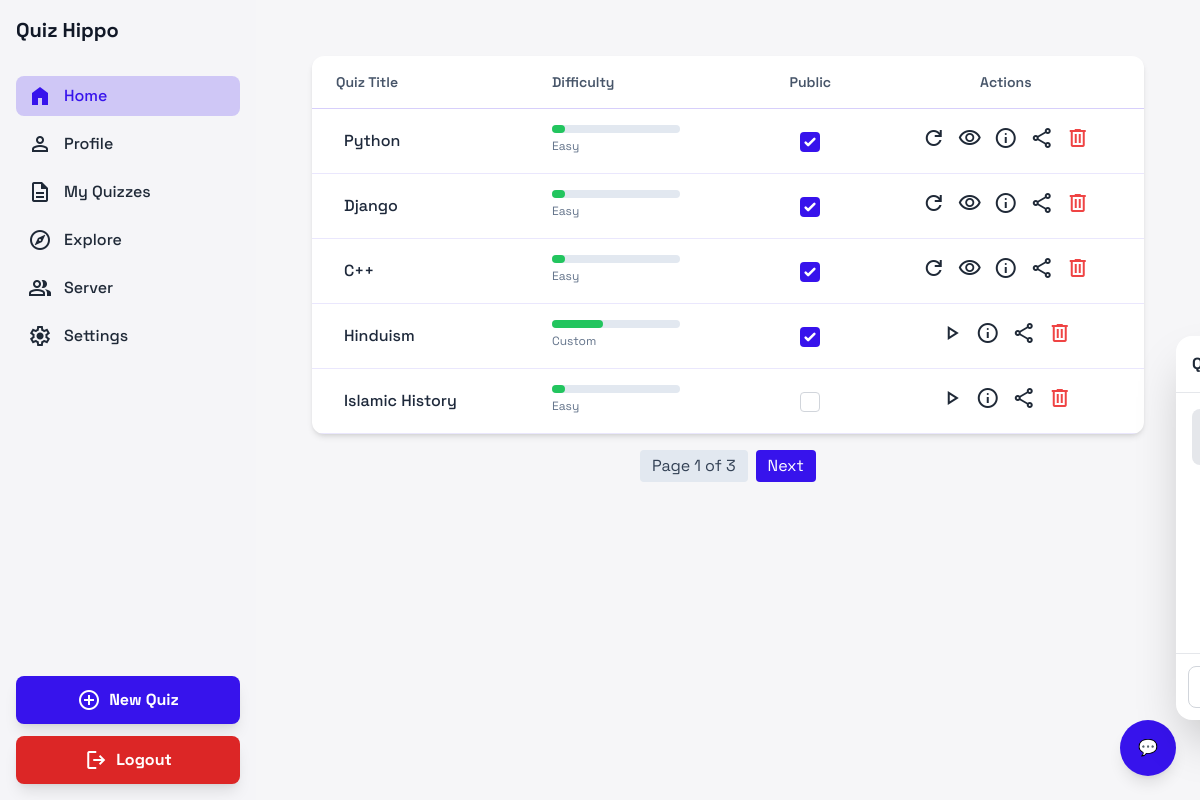
The page /all_quizes/ (signed in) on the database as committed earlier.
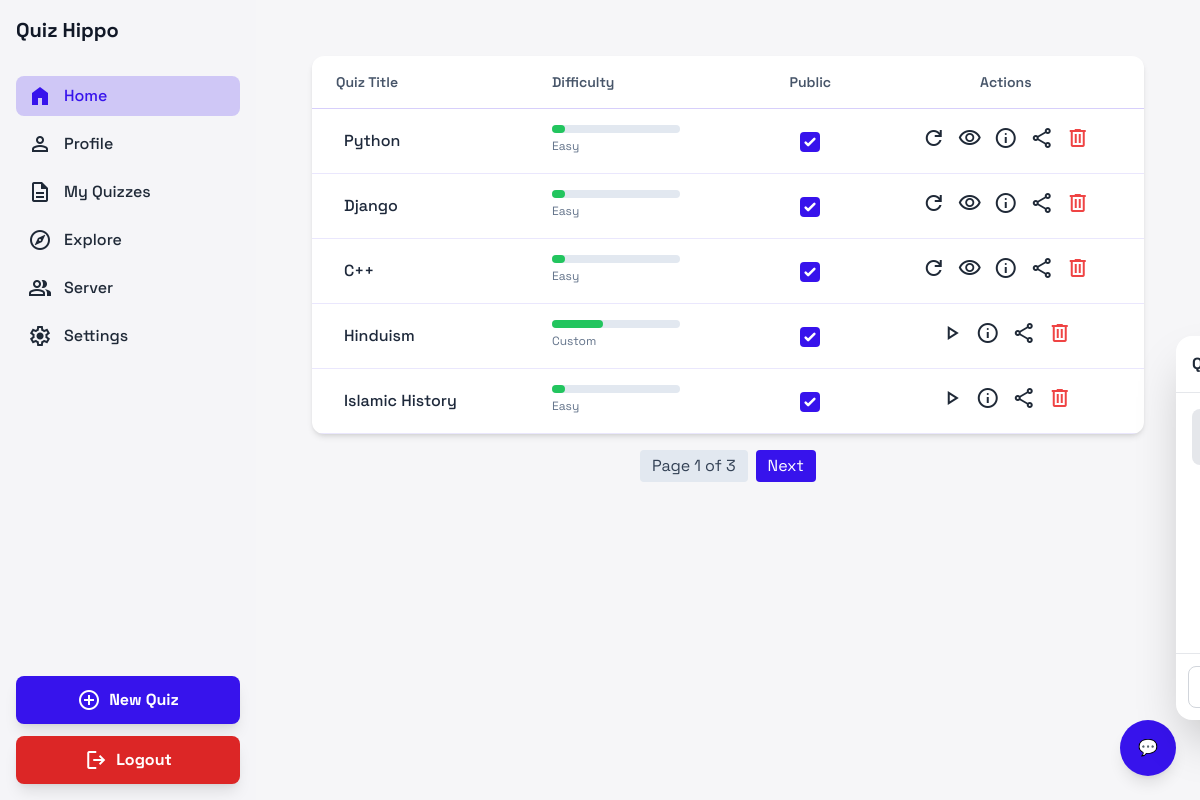
The same page on the database as committed later.
### app/models.py (models this page shows, shortened)
class Quiz(models.Model):
    QUESTION_PREFERENCES = [
        ('SHORT', 'Short Questions'),
        ('TF', 'True/False'),
        ('MCQ', 'Multiple Choice'),
        ('FILL', 'Fill in the Blank'),
        ('MIX', 'Mix'),
    ]
    topic = models.CharField(max_length=200)
    difficulty = models.IntegerField(default=1)
    user = models.ForeignKey(User, on_delete=models.CASCADE, null=True, blank=True, related_name="quizzes")
    question_preference = models.CharField(max_length=10, choices=QUESTION_PREFERENCES, default="MIX")
    shared_with = models.ManyToManyField(User, related_name="shared_quizzes", blank=True)
    is_public = models.BooleanField(default=False)
    category = models.CharField(max_length=100, blank=True)

### app/views.py (the view)
# urls.py: path('all_quizes/', views.all_quizes, name='all_quizes'),
def all_quizes(request):
    user = request.user
    quizzes = (Quiz.objects.filter(user=user) | Quiz.objects.filter(shared_with=user)).distinct()
    for quiz in quizzes:
        attempt = QuizAttempt.objects.filter(user=user, quiz=quiz).first()
        quiz.attempt = attempt
        quiz.attempted = attempt is not None
    paginator = Paginator(quizzes, 5)
    page_number = request.GET.get('page')
    page_obj = paginator.get_page(page_number)
    return render(request, 'all-quizes.html', {'page_obj': page_obj})

### templates/all-quizes.html (shortened to what the changed rows need)
{% extends "base.html" %}
{% load static %}
{% block content %}
<main class="flex-1 p-4 sm:p-6 bg-background-light dark:bg-background-dark">
  <div class="bg-white dark:bg-primary/10 rounded-xl shadow-md overflow-hidden">
    <div class="overflow-x-auto">
      <table class="w-full text-left">
        <thead class="border-b border-primary/20 dark:border-primary/30">
          <tr>
            <th class="px-6 py-4 text-sm font-semibold text-slate-600 dark:text-slate-300">Quiz Title</th>
            <th class="px-6 py-4 text-sm font-semibold text-slate-600 dark:text-slate-300">Difficulty</th>
            <th class="px-6 py-4 text-sm font-semibold text-slate-600 dark:text-slate-300 text-center">Public</th>
            <th class="px-6 py-4 text-sm font-semibold text-slate-600 dark:text-slate-300 text-center">Actions</th>
          </tr>
        </thead>
        <tbody>
          {% for quiz in page_obj %}
          <tr class="border-b border-primary/10 dark:border-primary/20">
            <td class="px-6 py-4 whitespace-nowrap text-slate-800 dark:text-white font-medium">
               {{ quiz.topic }}
            </td>
            <td class="px-6 py-4">
              <div class="w-32 bg-slate-200 dark:bg-slate-700 rounded-full h-2">
                <div class="bg-green-500 h-2 rounded-full"
                     style="width: {{ quiz.difficulty|add:"0" }}0%"></div>
              </div>
              <span class="text-xs text-slate-500 dark:text-slate-400">
                {% if quiz.difficulty == 1 %} Easy
                {% elif quiz.difficulty == 2 %} Medium
                {% elif quiz.difficulty == 3 %} Hard
                {% else %} Custom
                {% endif %}
              </span>
            </td>
            <td class="px-6 py-4 text-center">
              <form method="post" action="{% url 'is_public' quiz.id %}">
                <input type="checkbox" name="is_public" onchange="this.form.submit()"
                       {% if quiz.is_public %}checked{% endif %}
                       class="h-5 w-5 rounded border-gray-300 text-primary focus:ring-primary">
              </form>
            </td>
            <td class="px-6 py-4 text-center">
              <div class="flex justify-center items-center space-x-3">
                {% if quiz.attempted %}
                  <a href="{% url 'retake_quiz' quiz.id %}" class="icon-btn group relative">
                    <span class="material-symbols-outlined">refresh</span>
                    <span class="tooltip">Retake Quiz</span>
                  </a>
                  <a href="{% url 'quiz_result' quiz.attempt.id %}" class="icon-btn group relative">
                    <span class="material-symbols-outlined">visibility</span>
                    <span class="tooltip">View Result</span>
                  </a>
                {% else %}
                  <a href="{% url 'quiz_take' quiz.id %}" class="icon-btn group relative">
                    <span class="material-symbols-outlined">play_arrow</span>
                  </a>
                {% endif %}
                <a href="{% url 'quiz_detail' quiz.id %}" class="icon-btn group relative">
                  <span class="material-symbols-outlined">info</span>
                </a>
                <button type="button" class="icon-btn group relative" onclick="openShareModal({{ quiz.id }})">
                  <span class="material-symbols-outlined">share</span>
                </button>
                <a href="{% url 'delete_quiz' quiz.id %}" class="icon-btn text-red-500 group relative">
                  <span class="material-symbols-outlined">delete</span>
                </a>
              </div>
            </td>
          </tr>
          {% empty %}
          <tr>
            <td colspan="4" class="px-6 py-4 text-center text-slate-500 dark:text-slate-400">
              No quizzes yet
            </td>
          </tr>
          {% endfor %}
        </tbody>
      </table>
    </div>
  </div>
</main>
{% endblock content %}

Rows that differ between the two databases and show on the page:
changed Quiz "Islamic History": is_public "☐" → "☑"
